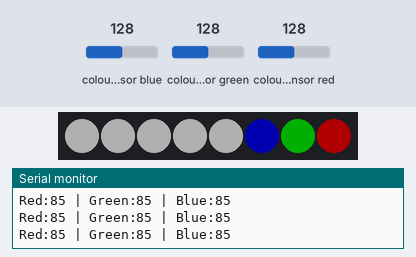
Simulated run of this sketch. Board: Arduino Uno, built with avr-gcc and run on an emulated ATmega328P. On the bench: 8 RGB LEDs in strip order, left to right, the last lines printed to the serial monitor. The test bench sets the inputs (shaded band); at power-on: colour sensor blue 128, colour sensor green 128, colour sensor red 128. Dim RGB values are drawn brighter than linear.

Above: at 1.2 s.
1.3 s: colour sensor blue set to 5
At 1.9 s:
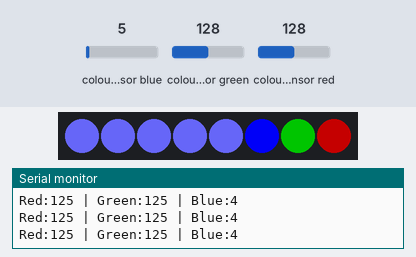
2.8 s: colour sensor green set to 64
At 4.0 s:
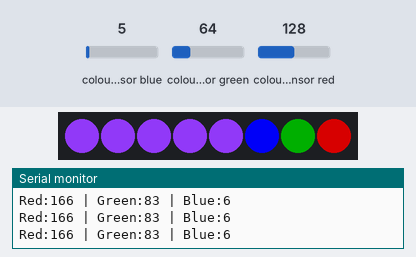
4.3 s: colour sensor blue set to 128
At 5.1 s:
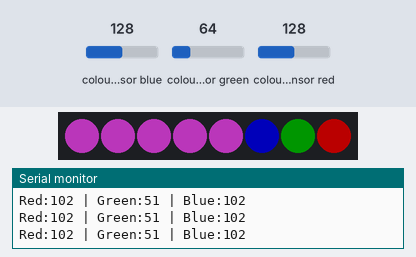
5.8 s: colour sensor red set to 5
At 6.1 s:
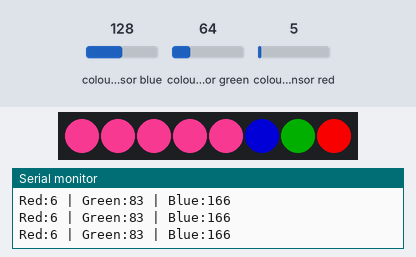
7.3 s: colour sensor green set to 191
At 8.3 s:
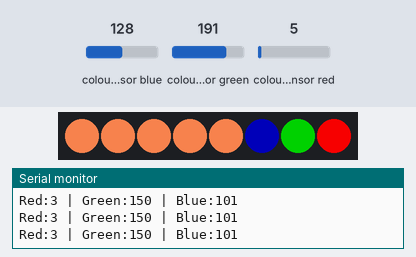
8.8 s: colour sensor red set to 64
At 9.3 s:
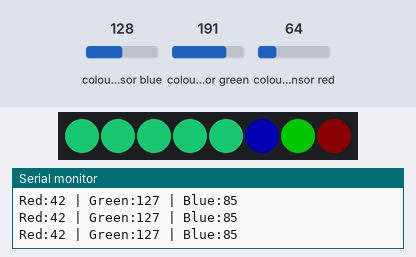
Timing chart, 0 to 11.3 s (numbered marks = the images above; inputs shaded):
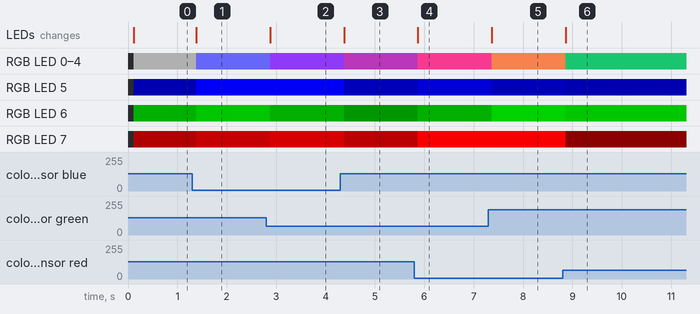

The sketch:

hackingSession2Color.ino
```cpp
//This is the code for the second Arduino Hacking Session at
//Fjord Chicago

//Developed by Ian Wilson for Fjord Chicago
//Questions to:   ian.a.wilson@fjordnet.com
//Permi Address:  imbyde@gmail.com

//Shareable with Permission from Fjord Makeshop

//Contains open source code and libraries from Adafruit

//We use:
//Color Sensor (Adafruit TCS34725)
//A Touch strip
//Adafruit NeoPixels
//Piezo Buzzer

//To:
//Demonstrate multiple inputs and outputs and how to use libraries

char separator[] = " | ";

//Libraries
#include <Wire.h>                //Basic arduino library, default
#include "Adafruit_TCS34725.h"   //Adafruit Color Sensor Library
#include <Adafruit_NeoPixel.h>   //Adafruit NeoPixel Library

//Set-up some variables for later use
const int tonePin = 11;          //Piezo Buzzer Output
const int touchPin = A0;         //Touch Strip Input
int touchIn = 0;                 //Setting a variable to store the analog input data
int neoPin = 6;                  //Data pin for the NeoPixels
#define NUMPIXELS 8              //Define the number of NeoPixels being used

//Set-up the NeoPixel Strip
Adafruit_NeoPixel strip = Adafruit_NeoPixel(NUMPIXELS, neoPin, NEO_GRB + NEO_KHZ800);


//Get the color Sensor Ready
byte gammatable[256]; // our RGB -> eye-recognized gamma color
Adafruit_TCS34725 tcs = Adafruit_TCS34725(TCS34725_INTEGRATIONTIME_50MS, TCS34725_GAIN_4X);

void setup() {

  //Start up the Serial Console and display a welcome message
  Serial.begin(115200);
  //Serial.println("Color View Test!");

  //Start up the neoPixel Strip
  strip.begin();
  strip.show();

  //Check to make sure we can find the color sensor
  if (tcs.begin()) {
    //Serial.println("Found sensor");
  } else {
    //Serial.println("No TCS34725 found ... check your connections");
    while (1); // halt!
  }

  // Convert to human seeable light
  // thanks PhilB for this gamma table!
  // it helps convert RGB colors to what humans see
  for (int i=0; i<256; i++) {
    float x = i;
    x /= 255;
    x = pow(x, 2.5);
    x *= 255;
  }
}


void loop() {
  //Read the color sensor
  uint16_t clear, red, green, blue;

  tcs.setInterrupt(false);      // turn on LED

  delay(60);  // takes 50ms to read

  tcs.getRawData(&red, &green, &blue, &clear);

  tcs.setInterrupt(true);  // turn off LED

  // Convert values to RGB
  uint32_t sum = clear;
  float r, g, b;
  r = red; r /= sum;
  g = green; g /= sum;
  b = blue; b /= sum;
  r *= 256; g *= 256; b *= 256;

  //Print what colors we are seeing

             Serial.print("Red"); //Label for the sensor
          Serial.print(":"); //Seperator between values
      Serial.print((int)r, DEC); //Actual value

  Serial.print(separator);//Separate different readings


          Serial.print("Green"); //Label for the sensor
          Serial.print(":"); //Seperator between values
      Serial.print((int)g, DEC); //Actual value

    Serial.print(separator);//Separate different readings


          Serial.print("Blue"); //Label for the sensor
          Serial.print(":"); //Seperator between values
      Serial.print((int)b, DEC); //Actual value

     Serial.println();
  //Light up the NeoPixels that color
  for (int i = 0; i < 5; i++){
    strip.setPixelColor(i, strip.Color((int)r - 30,(int)g - 30,(int)b - 30));
    strip.show();
  }

  strip.setPixelColor(7, strip.Color((int)r - 30, 0, 0));
  strip.show();

  strip.setPixelColor(6, strip.Color(0, (int)g - 30, 0));
  strip.show();

  strip.setPixelColor(5, strip.Color(0, 0, (int)b - 30));
  strip.show();

//  touchIn = analogRead(touchPin);                           //Read the AnalogSensor
//  if (touchIn > 100){                                       //Only play a sound if touched
//    //Serial.println(touchIn);                                //Show the read Value
//    int touchInMapped = map(touchIn, 400, 1000, 200, 800);  //Map the values to a sound range
//    tone(tonePin, touchInMapped, 100);                      //Play the mapped value
//  }

}
```

Measured:
- after the input at 1.3 s, RGB LED 0–4: RGB(55, 55, 55) → RGB(95, 95, 230) after 0.08 s; RGB LED 5: RGB(0, 0, 55) → RGB(0, 0, 230) after 0.08 s; RGB LED 6: RGB(0, 55, 0) → RGB(0, 95, 0) after 0.08 s; RGB LED 7: RGB(55, 0, 0) → RGB(95, 0, 0) after 0.08 s; the LEDs: change after 0.08 s (image 1)
- after the input at 2.8 s, RGB LED 0–4: RGB(95, 95, 230) → RGB(136, 53, 232) after 0.08 s; RGB LED 5: RGB(0, 0, 230) → RGB(0, 0, 232) after 0.08 s; RGB LED 6: RGB(0, 95, 0) → RGB(0, 53, 0) after 0.08 s; RGB LED 7: RGB(95, 0, 0) → RGB(136, 0, 0) after 0.08 s; the LEDs: change after 0.08 s (image 2)
- after the input at 4.3 s, RGB LED 0–4: RGB(136, 53, 232) → RGB(72, 21, 72) after 0.07 s; RGB LED 5: RGB(0, 0, 232) → RGB(0, 0, 72) after 0.07 s; RGB LED 6: RGB(0, 53, 0) → RGB(0, 21, 0) after 0.07 s; RGB LED 7: RGB(136, 0, 0) → RGB(72, 0, 0) after 0.07 s; the LEDs: change after 0.07 s (image 3)
- after the input at 5.8 s, RGB LED 0–4: RGB(72, 21, 72) → RGB(232, 53, 136) after 0.07 s; RGB LED 5: RGB(0, 0, 72) → RGB(0, 0, 136) after 0.07 s; RGB LED 6: RGB(0, 21, 0) → RGB(0, 53, 0) after 0.07 s; RGB LED 7: RGB(72, 0, 0) → RGB(232, 0, 0) after 0.07 s; the LEDs: change after 0.07 s (image 4)
- after the input at 7.3 s, RGB LED 0–4: RGB(232, 53, 136) → RGB(229, 120, 71) after 0.07 s; RGB LED 5: RGB(0, 0, 136) → RGB(0, 0, 71) after 0.07 s; RGB LED 6: RGB(0, 53, 0) → RGB(0, 120, 0) after 0.07 s; RGB LED 7: RGB(232, 0, 0) → RGB(229, 0, 0) after 0.07 s; the LEDs: change after 0.07 s (image 5)
- after the input at 8.8 s, RGB LED 0–4: RGB(229, 120, 71) → RGB(12, 97, 55) after 0.06 s; RGB LED 5: RGB(0, 0, 71) → RGB(0, 0, 55) after 0.06 s; RGB LED 6: RGB(0, 120, 0) → RGB(0, 97, 0) after 0.06 s; RGB LED 7: RGB(229, 0, 0) → RGB(12, 0, 0) after 0.06 s; the LEDs: change after 0.06 s (image 6)
